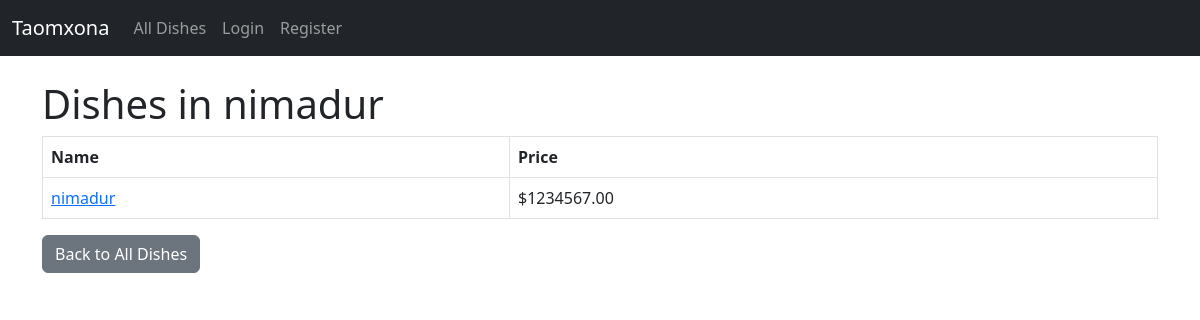
The app's page /categories/1/dishes/ with its own data.
### restaurant/models.py (models this page shows, shortened)
class Category(models.Model):
    name = models.CharField(max_length=100)

class Dish(models.Model):
    name = models.CharField(max_length=100)
    description = models.TextField()
    price = models.DecimalField(max_digits=10, decimal_places=2)
    category = models.ForeignKey(Category, on_delete=models.CASCADE, related_name='dishes')

### restaurant/views.py (the view)
# urls.py: path('categories/<int:category_id>/dishes/', category_dishes, name='category_dishes'),
def category_dishes(request, category_id):
    category = get_object_or_404(Category, id=category_id)
    dishes = category.dishes.all()
    return render(request, 'dishes/category_dishes.html', {'category': category, 'dishes': dishes})

### templates/dishes/category_dishes.html (shortened to what this page needs)
{% extends 'base.html' %}
{% block content %}
<h1>Dishes in {{ category.name }}</h1>
<table class="table table-bordered">
    <thead>
        <tr>
            <th>Name</th>
            <th>Price</th>
        </tr>
    </thead>
    <tbody>
        {% for dish in dishes %}
        <tr>
            <td><a href="/dishes/{{ dish.id }}/">{{ dish.name }}</a></td>
            <td>${{ dish.price }}</td>
        </tr>
        {% endfor %}
    </tbody>
</table>
<a href="/dishes/" class="btn btn-secondary">Back to All Dishes</a>
{% endblock %}

### records on screen
Category: name "nimadur"
Dish: name "nimadur", price "1234567.00"
